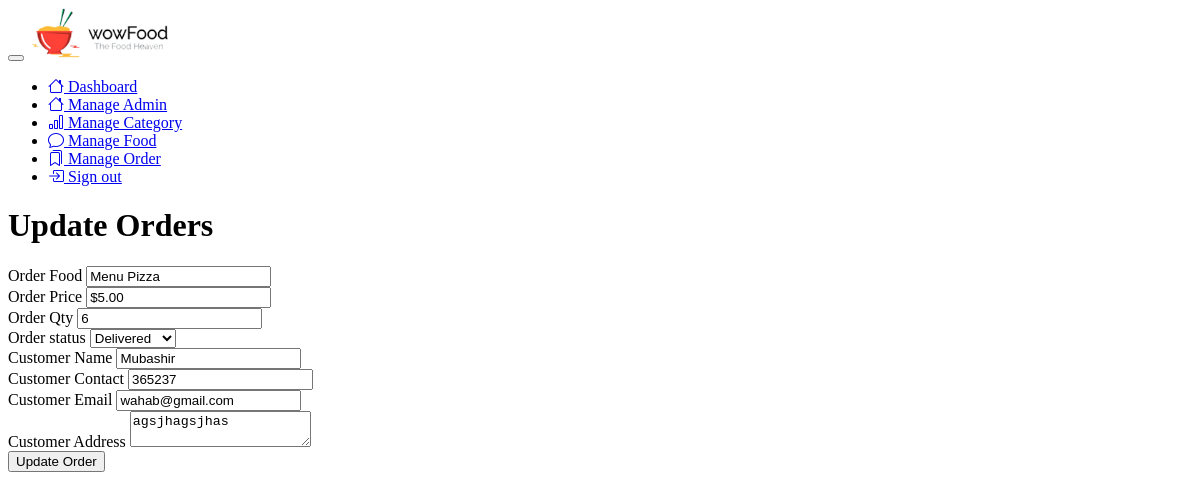
The page /admin/update-order.php?id=2 (signed in) on the database its author committed.
### tables this page shows
CREATE TABLE IF NOT EXISTS `tbl_order` (
  `id` int(10) unsigned NOT NULL AUTO_INCREMENT,
  `food` varchar(150) NOT NULL,
  `price` decimal(10,2) NOT NULL,
  `qty` int(11) NOT NULL,
  `total` decimal(10,2) NOT NULL,
  `order_date` datetime NOT NULL,
  `status` varchar(50) NOT NULL,
  `customer_name` varchar(150) NOT NULL,
  `customer_contact` varchar(20) NOT NULL,
  `customer_email` varchar(150) NOT NULL,
  `customer_address` varchar(255) NOT NULL,
  PRIMARY KEY (`id`)
);

### admin/update-order.php (the view, shortened to what this page needs)
<?php include('menu.php'); ?>
    <div class="h-screen flex-grow-1">
        <header class="bg-surface-primary border-bottom pt-6">
            <div class="container-fluid">
                <div class="mb-npx">
                    <div class="row align-items-center">
                        <div class="col-sm-12 col-12 mb-4 mb-sm-0">
                            <h1 class="h2 mb-0 ls-tight">Update Orders</h1>
                        </div>
                    </div>
                </div>
            </div>
        </header>
        <main class="py-6 bg-surface-secondary">
            <div class="container">
              <div class="col-md-6">
                 <div class="card shadow border-0 mb-7">
                    <div class="card-header">
                        <?php
                        if(isset($_GET['id'])){
                            $id = $_GET['id'];
                            $sql = "SELECT * FROM tbl_order WHERE id=$id";
                            $res = mysqli_query($conn,$sql);
                            if($res==true){
                                $count = mysqli_num_rows($res);
                                if($count==1){
                                    $row = mysqli_fetch_assoc($res);
                                    $food = $row['food'];
                                    $price = $row['price'];
                                    $qty = $row['qty'];
                                    $status = $row['status'];
                                    $customer_name = $row['customer_name'];
                                    $customer_contact = $row['customer_contact'];
                                    $customer_email = $row['customer_email'];
                                    $customer_address = $row['customer_address'];
                                }
                                else{
                                    $_SESSION['no-order'] = "No order Found";
                                    header("location:".SITEURL."admin/manage-order.php");
                                }
                                }
                                }else
                                {
                                    header("location:".SITEURL."admin/manage-order.php");
                                }
                        ?>
                        <form action="" method="post">
                            <div class="row">
                                <div class="col-md-12">
                                    <div class="form-group">
                                    <label for="food">Order Food</label>
                                    <input type="text" class="form-control" value="<?php echo $food; ?>" readonly>
                                    </div>
                                </div>
                            </div>
                            <div class="row">
                                <div class="col-md-12">
                                    <div class="form-group">
                                    <label for="price">Order Price</label>
                                    <input type="text" class="form-control" value="$<?php echo $price; ?>" readonly>
                                    </div>
                                </div>
                            </div>
                            <div class="row mt-3">
                                <div class="col-md-12">
                                    <div class="form-group">
                                    <label for="qty">Order Qty</label>
                                    <input type="number" name="qty" class="form-control" value="<?php echo $qty; ?>">
                                    </div>
                                </div>
                            </div>
                            <div class="row">
                                <div class="col-md-12">
                                    <div class="form-group">
                                    <label for="status">Order status</label>
                                        <select class="form-select" name="status">
                                            <option <?php if($status=="delivered") {echo "selected";} ?> value="delivered">Delivered</option>
                                        </select>
                                    </div>
                                </div>
                            </div>
                            <div class="row mt-3 mb-3">
                                <div class="col-md-12">
                                    <div class="form-group">
                                       <label for="customer_name">Customer Name</label>
                                       <input type="text" name="customer_name" class="form-control" value="<?php echo $customer_name; ?>">
                                    </div>
                                </div>
                            </div>
                            <div class="row mt-3 mb-3">
                                <div class="col-md-12">
                                    <div class="form-group">
                                       <label for="customer_contact">Customer Contact</label>
                                       <input type="text" name="customer_contact" class="form-control" value="<?php echo $customer_contact; ?>">
                                    </div>
                                </div>
                            </div>
                            <div class="row mt-3 mb-3">
                                <div class="col-md-12">
                                    <div class="form-group">
                                       <label for="customer_email">Customer Email</label>
                                       <input type="text" name="customer_email" class="form-control" value="<?php echo $customer_email; ?>">
                                    </div>
                                </div>
                            </div>
                            <div class="row mt-3 mb-3">
                                <div class="col-md-12">
                                    <div class="form-group">
                                       <label for="customer_address">Customer Address</label>
                                       <textarea class="form-control" id="customer_address" name="customer_address" rows="2"><?php echo htmlspecialchars($customer_address); ?></textarea>
                                    </div>
                                </div>
                            </div>
                            <button type="submit" name="submit" class="btn btn-primary">Update Order</button>
                        </form>
                    </div>
                </div>
            </div>
        </main>
   </div>

### rows shown on the page
tbl_order: food "Menu Pizza", price "$5.00", qty "6", status "Delivered", customer_name "Mubashir", customer_contact "365237", customer_email "wahab@gmail.com", customer_address "agsjhagsjhas"
